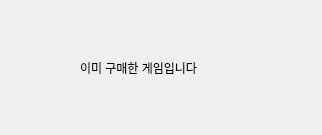
<?xml version="1.0" encoding="UTF-8"?>
<ui version="4.0">
 <class>Dialog</class>
 <widget class="QDialog" name="Dialog">
  <property name="geometry">
   <rect>
    <x>0</x>
    <y>0</y>
    <width>322</width>
    <height>135</height>
   </rect>
  </property>
  <property name="windowTitle">
   <string>Dialog</string>
  </property>
  <widget class="QLabel" name="label">
   <property name="geometry">
    <rect>
     <x>80</x>
     <y>60</y>
     <width>201</width>
     <height>16</height>
    </rect>
   </property>
   <property name="text">
    <string>이미 구매한 게임입니다</string>
   </property>
  </widget>
 </widget>
 <resources/>
 <connections/>
</ui>
